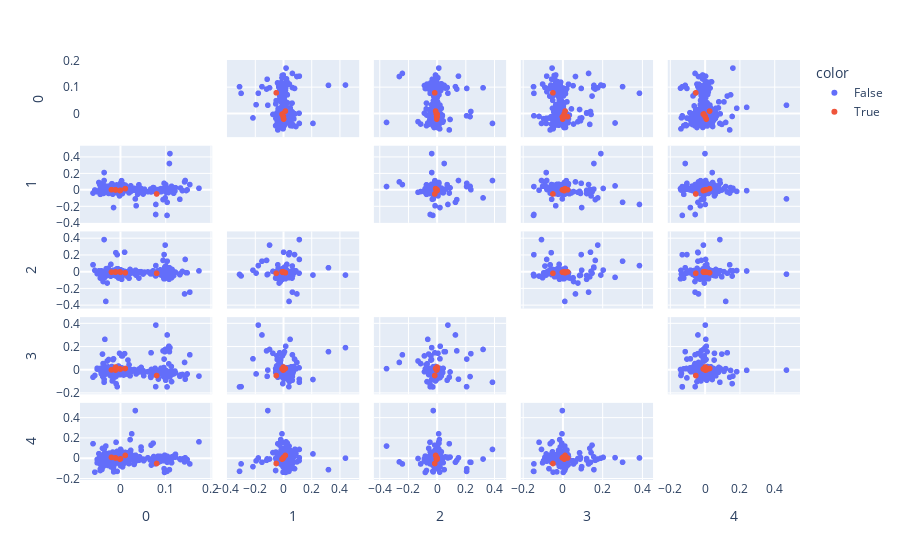

This figure's notebook cell:
### Code cell
# PCA Test
import plotly.express as px
from sklearn.decomposition import PCA, KernelPCA

df = X_resampled
features = list(X_resampled)
#X_resampled.info()
            
#pca = PCA()
#components = pca.fit_transform(df[features])
#pca = KernelPCA(n_components=7, kernel='rbf')
#components = pca.fit_transform(df[features])

pca = PCA(n_components=4)
kernel_pca = KernelPCA(
    n_components=5, kernel="rbf", gamma=10, fit_inverse_transform=True, alpha=0.1
)

X_pca = pca.fit(X_resampled).transform(X_resampled)
X_shrunk = X_resampled[0:1000]
X_kernel_pca = kernel_pca.fit(X_shrunk).transform(X_shrunk)


#labels = {
#    str(i): f"PC {i+1} ({var:.1f}%)"
#    for i, var in enumerate(pca.explained_variance_ratio_ * 100)
#}

fig = px.scatter_matrix(
    X_kernel_pca,
    #labels=labels,
    dimensions=range(5),
    color=y_resampled[0:1000]
)
fig.update_traces(diagonal_visible=False)
fig.show()

### Figure 1 — Plotly figure (JSON) as saved in the notebook; plotly's stock layout.template omitted (floating-point values rounded to 4 significant figures; data arrays with more than 128 entries replaced by an {"elided": "..."} marker saying what was removed)
{"data": [{"diagonal": {"visible": false}, "dimensions": [{"axis": {"matches": true}, "label": "0", "values": {"elided": "993 float values"}}, {"axis": {"matches": true}, "label": "1", "values": {"elided": "993 float values"}}, {"axis": {"matches": true}, "label": "2", "values": {"elided": "993 float values"}}, {"axis": {"matches": true}, "label": "3", "values": {"elided": "993 float values"}}, {"axis": {"matches": true}, "label": "4", "values": {"elided": "993 float values"}}], "hovertemplate": "color=False<br>%{xaxis.title.text}=%{x}<br>%{yaxis.title.text}=%{y}<extra></extra>", "legendgroup": "False", "marker": {"color": "#636efa", "symbol": "circle"}, "name": "False", "showlegend": true, "type": "splom"}, {"diagonal": {"visible": false}, "dimensions": [{"axis": {"matches": true}, "label": "0", "values": [0.08023, -0.001064, -0.01059, 0.01082, 1.887e-05, -0.01971, -0.01079]}, {"axis": {"matches": true}, "label": "1", "values": [-0.04766, -0.006471, 0.002976, 0.01707, -0.002246, 0.004548, 0.0009186]}, {"axis": {"matches": true}, "label": "2", "values": [-0.01332, 0.003408, 0.003148, -0.007163, -0.001895, 0.0006625, -0.0003201]}, {"axis": {"matches": true}, "label": "3", "values": [-0.04831, 0.008933, 0.02557, 0.01289, 0.008278, 0.0007797, -0.0005539]}, {"axis": {"matches": true}, "label": "4", "values": [-0.05169, -0.008539, 0.002707, 0.02764, -0.005917, 0.008764, 0.002959]}], "hovertemplate": "color=True<br>%{xaxis.title.text}=%{x}<br>%{yaxis.title.text}=%{y}<extra></extra>", "legendgroup": "True", "marker": {"color": "#EF553B", "symbol": "circle"}, "name": "True", "showlegend": true, "type": "splom"}], "layout": {"autosize": true, "dragmode": "select", "legend": {"title": {"text": "color"}, "tracegroupgap": 0}, "margin": {"t": 60}, "xaxis": {"autorange": true, "range": [-0.1075, 0.2209], "type": "linear"}, "xaxis2": {"autorange": true, "range": [-0.4591, 0.5944], "type": "linear"}, "xaxis3": {"autorange": true, "range": [-0.4983, 0.5382], "type": "linear"}, "xaxis4": {"autorange": true, "range": [-0.2529, 0.4946], "type": "linear"}, "xaxis5": {"autorange": true, "range": [-0.2617, 0.5922], "type": "linear"}, "yaxis": {"autorange": true, "range": [-0.1075, 0.2209], "type": "linear"}, "yaxis2": {"autorange": true, "range": [-0.4591, 0.5944], "type": "linear"}, "yaxis3": {"autorange": true, "range": [-0.4983, 0.5382], "type": "linear"}, "yaxis4": {"autorange": true, "range": [-0.2529, 0.4946], "type": "linear"}, "yaxis5": {"autorange": true, "range": [-0.2617, 0.5922], "type": "linear"}}}
